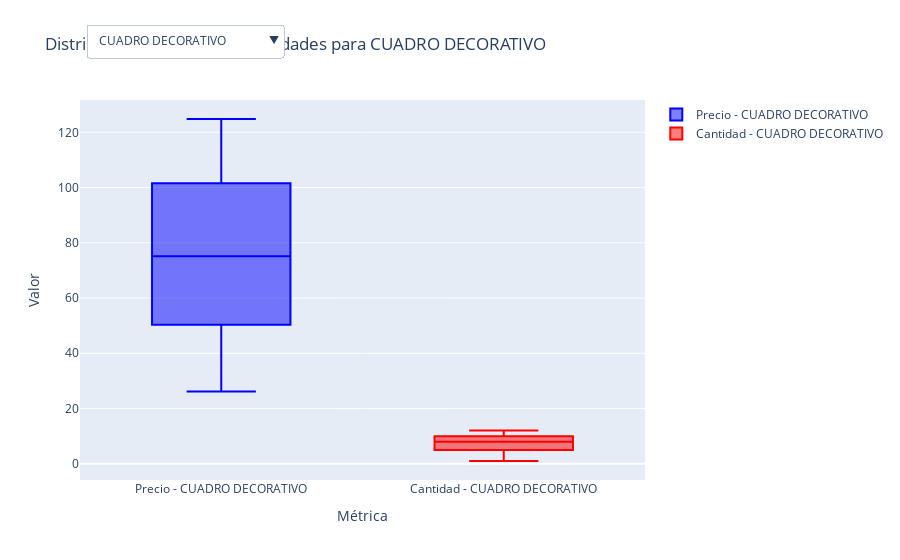

The code cell stored with this chart in its notebook:
### Code cell
# Obtener nombres únicos de productos para el menú desplegable
nombres_productos = df_Ventas_v4['producto'].unique()

# Inicializar la figura de Plotly
figura = go.Figure()

# Añadir un boxplot de precio y cantidad para cada producto
for indice, producto in enumerate(nombres_productos):
    df_producto = df_Ventas_v4[df_Ventas_v4['producto'] == producto]

    # Boxplot de Precios
    figura.add_trace(go.Box(
        y=df_producto['precio'],
        name=f'Precio - {producto}',
        visible=(indice == 0), # Solo visible para el primer producto por defecto
        boxpoints='outliers', # Mostrar solo los valores atípicos
        marker_color='blue'
    ))

    # Boxplot de Cantidades
    figura.add_trace(go.Box(
        y=df_producto['cantidad'],
        name=f'Cantidad - {producto}',
        visible=(indice == 0), # Solo visible para el primer producto por defecto
        boxpoints='outliers', # Mostrar solo los valores atípicos
        marker_color='red'
    ))

# Crear botones para el menú desplegable
botones_menu = []
for i, producto in enumerate(nombres_productos):
    visibilidad = [False] * (len(nombres_productos) * 2) # Multiplicar por 2 porque hay 2 boxplots por producto
    visibilidad[i*2] = True     # Hacer visible el boxplot de Precio
    visibilidad[i*2 + 1] = True # Hacer visible el boxplot de Cantidad

    botones_menu.append(dict(
        label=producto,
        method='update',
        args=[
            {'visible': visibilidad},
            {'title': f'Distribución de Precios y Cantidades para {producto}'}
        ]
    ))

# Actualizar el layout de la figura con el menú desplegable
figura.update_layout(
    updatemenus=[dict(
        type='dropdown',
        direction='down',
        x=0.01,
        xanchor='left',
        y=1.2,
        yanchor='top',
        showactive=True,
        buttons=botones_menu
    )],
    title_text=f'Distribución de Precios y Cantidades para {nombres_productos[0]}',
    xaxis_title='Métrica',
    yaxis_title='Valor',
    hovermode='x unified'
)

# Mostrar la figura interactiva
figura.show()
